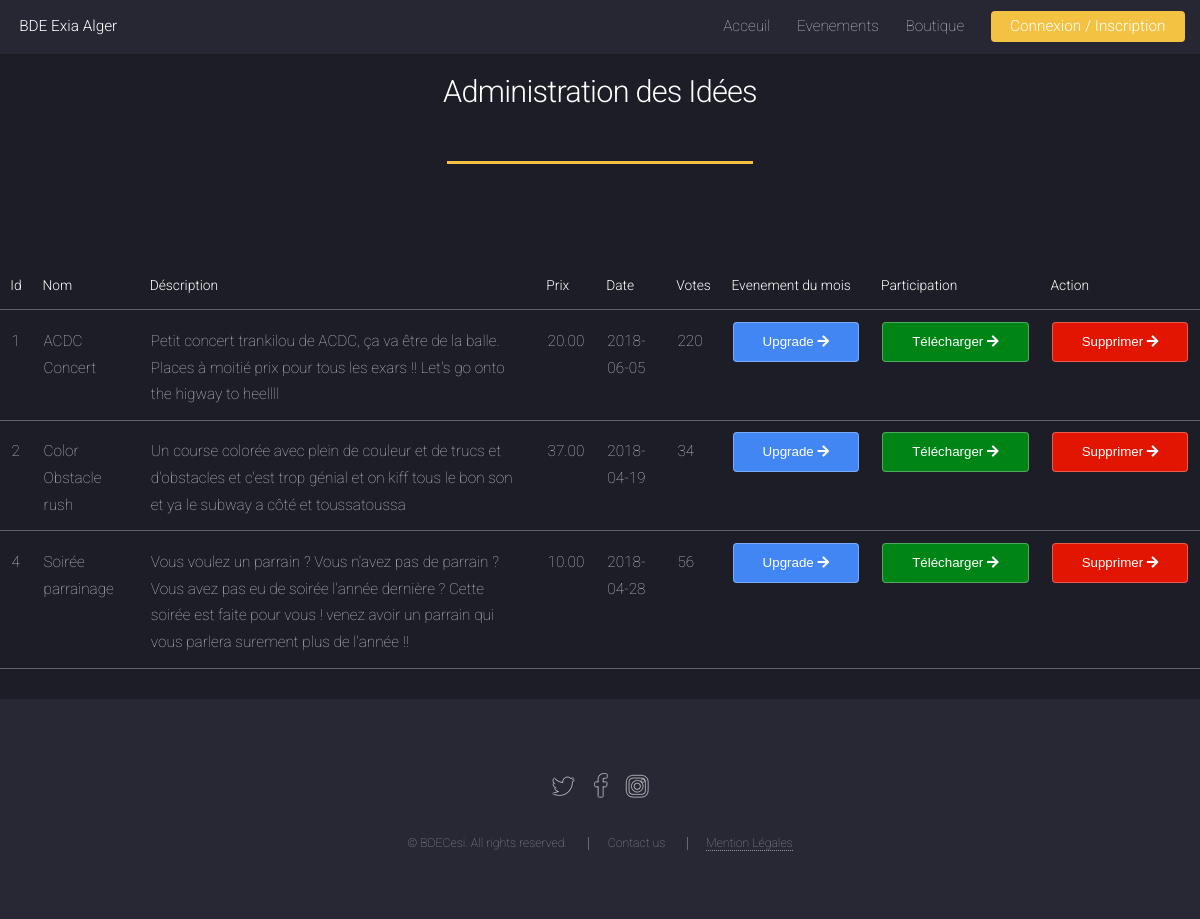
Before: /event_admin.php with the older database file.
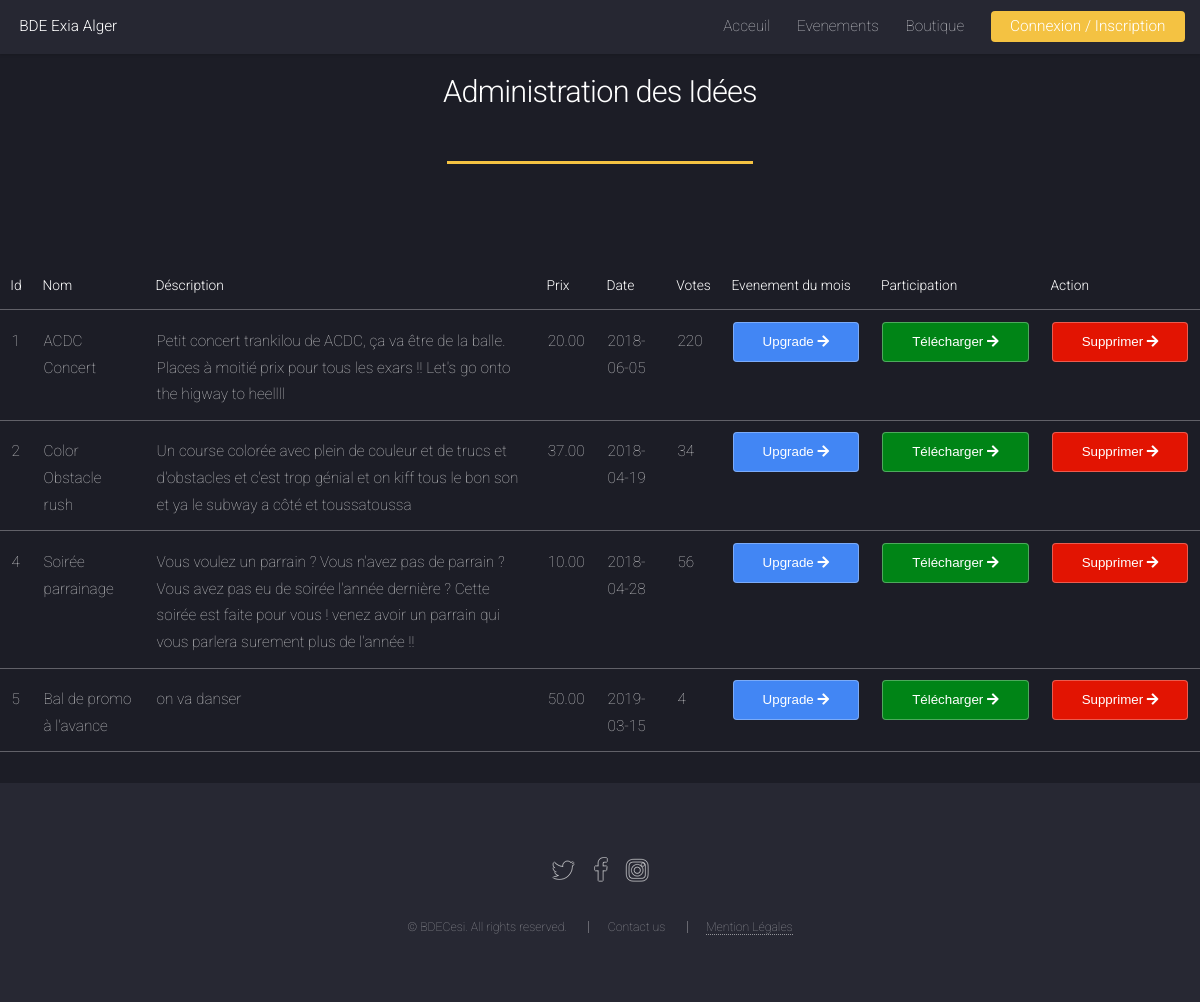
After: the same page with the newer database file.
### tables this page shows
CREATE TABLE IF NOT EXISTS `evenement` (
  `id` int(11) NOT NULL AUTO_INCREMENT,
  `name` varchar(25) NOT NULL,
  `description` text NOT NULL,
  `price` decimal(15,2) NOT NULL,
  `nbr_vote` int(11) DEFAULT NULL,
  `metting` date DEFAULT NULL,
  `recurrent` tinyint(1) DEFAULT NULL,
  `picture` varchar(1000) DEFAULT NULL,
  `undesirable` tinyint(1) NOT NULL,
  `evenement` tinyint(1) NOT NULL,
  `nbr_sign` int(11) DEFAULT NULL,
  `past` tinyint(1) DEFAULT NULL,
  `mark` float DEFAULT NULL,
  `id_users` int(11) NOT NULL,
  `month_event` tinyint(1) DEFAULT NULL,
  PRIMARY KEY (`id`)
);

### event_admin.php (the view, shortened to what this page needs)
<!DOCTYPE html>
<?php require 'db_connexion/pdo.php' ?>
<html>
	<head>
		<link rel="stylesheet" href="assets/css/main.css" />
		 <link rel="stylesheet" href="https://use.fontawesome.com/releases/v5.6.3/css/all.css">
	</head>
<body>
<section>
		<?php include("includes/header.php"); ?>
<?php
		$data = $bdd->query("SELECT id,name,description,price,nbr_vote,metting,evenement FROM evenement WHERE evenement=1");
	?>
				<section id="four" class="wrapper style1 special fade-up">
					<div class="container">
						<header class="major">
							<h2>Administration des Idées</h2>
						</header>
					</div>
                </section>
                <table class="table table-dark">
                <thead>
                    <tr>
                    <th scope="col">Id</th>
                    <th scope="col">Nom</th>
                    <th scope="col">Déscription</th>
					<th scope="col">Prix</th>
					<th scope="col">Date</th>
					<th scope="col">Votes</th>
					<th scope="col">Evenement du mois</th>
					<th scope="col">Participation</th>
                    <th scope="col">Action</th>
                    </tr>
                </thead>
                <tbody>
					<?php
						foreach($data as $value) {
						?>
						<form action="actions/action_on_event.php" method="post">
							<?php
								echo '<tr>
								<td scope="row">'. $value['id'].'</td>
								<td>'.$value['name'].'</td>
								<td>'.$value['description'].' </td>
								<td>'.$value['price'].' </td>
								<td>'.$value['metting'].' </td>
								<td>'.$value['nbr_vote'].' </td>
                                <td><button type="submit"  name="event_upgrade" value="'.$value['id']. '" class="button" style="background-color: #4286f4;" > Upgrade <i class="fa fa-arrow-right"></i> </button></td>
                                <td><button type="submit"  name="sub_button" value="'.$value['id'].'" class="button" style="background-color: #008416;" > Télécharger <i class="fa fa-arrow-right"></i> </button></td>
                                <td><button type="submit"  name="supp_button" value="'.$value['id'].'" class="button" style="background-color: #e21402;" > Supprimer <i class="fa fa-arrow-right"></i> </button></td>
									</tr>';
							?>
						</form>
					<?php } ?>
                </tbody>
                </table>
</section>
				<?php include("includes/footer.php"); ?>
</body>

Changed rows visible on the page:
added evenement: id "5", name "Bal de promo à l'avance", description "on va danser", price "50.00", metting "2019-03-15", nbr_vote "4"
